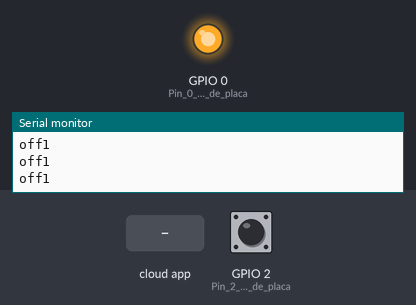
This sketch was run on a simulated ESP8266 (NodeMCU). Shown: output pins drawn as LEDs (lit = HIGH), the last lines printed to the serial monitor. The inputs (shaded band) are chosen by the test bench; at power-on: GPIO 2 (Pin_2_es_LED_de_placa) HIGH. WiFi joins after 1.5 s; servers stay silent unless stated; the Firebase database answers and starts empty.

Above: at 2.8 s.
2.9 s: GPIO 2 (Pin_2_es_LED_de_placa) pulled LOW for 0.15 s
At 4.4 s:
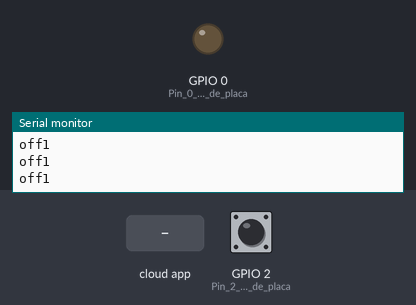
6.0 s: the phone or cloud app sets ESP8266 to 0
At 6.9 s:
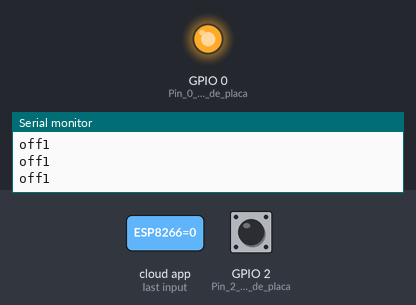
9.4 s: GPIO 2 (Pin_2_es_LED_de_placa) pulled LOW for 1 s
At 10.6 s:
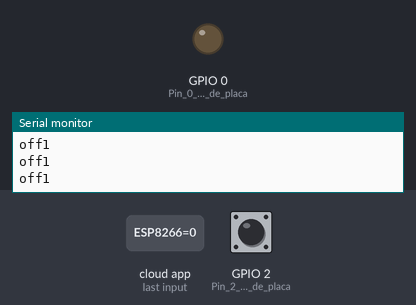
11.9 s: GPIO 2 (Pin_2_es_LED_de_placa) pulled LOW for 3.2 s
At 12.5 s:
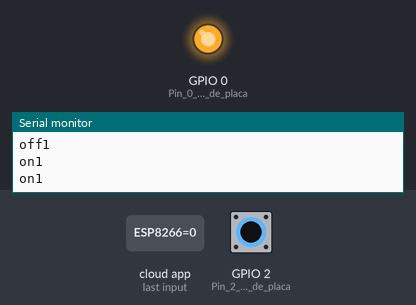
16.6 s: the phone or cloud app sets ESP8266 to 255
At 17.5 s:
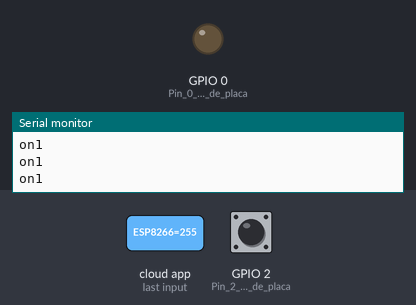
Timing chart, 0 to 19.4 s (numbered marks = the images above; inputs shaded):
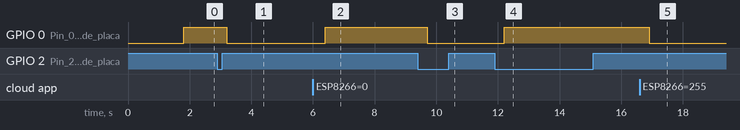

Measured:
- after the input at 2.9 s, GPIO 0 (Pin_0_es_LED_de_placa): HIGH → LOW after 0.30 s
- after the input at 6.0 s, GPIO 0 (Pin_0_es_LED_de_placa): LOW → HIGH after 0.40 s
- after the input at 9.4 s, GPIO 0 (Pin_0_es_LED_de_placa): HIGH → LOW after 0.30 s
- after the input at 11.9 s, GPIO 0 (Pin_0_es_LED_de_placa): LOW → HIGH after 0.30 s
- after the input at 16.6 s, GPIO 0 (Pin_0_es_LED_de_placa): HIGH → LOW after 0.31 s

The sketch:

ESP8266_Pruebas1_WIFI_respaldo.ino
```cpp
#include <FirebaseESP8266.h>
#include <ESP8266WiFi.h>
#include <Espalexa.h>


#define WIFI_SSID "TP-Link_6070"    //Nombre de WIFI.
#define WIFI_PASSWORD "84867988"    //PASSWORD.

#define FIREBASE_HOST "esp32-1-eeafc-default-rtdb.firebaseio.com"   //FireBase url.
#define FIREBASE_AUTH "mCoEtvu3R1BJoeiixKE5dbohGvnTGl4C2aH2d6mY"    //FireBase Codigo base de datos.
FirebaseData firebaseData;

Espalexa Alexa;

//funciones
boolean ConectarWifi();   //Funcion para conectar WIFI.

void FocoSala(uint8_t brightness);

bool i=true;
bool estadoFB=false;

void onoff();

void setup() {
  pinMode(0,OUTPUT);      //Pin 0 es LED de placa.
  pinMode(2,INPUT_PULLUP);      //Pin 2 es LED de placa.
  //Inicializa
  Serial.begin(115200);   //Inicio comunicación serial
  ConectarWifi();         //Inicio conexión WIFI

  //Conectar a base de datos.
  if (ConectarWifi){
    Firebase.begin(FIREBASE_HOST, FIREBASE_AUTH);
    Firebase.reconnectWiFi(true);
    Serial.println("Conectado de base de datos...");

    Alexa.addDevice("ESP8266", FocoSala);

    }
  else{
    Serial.println("No Conectado de base de datos...");
    }

    Alexa.begin();
    Firebase.getBool(firebaseData, "/Led1Status");
    estadoFB = firebaseData.boolData();

    attachInterrupt(digitalPinToInterrupt(2),onoff, FALLING);
}

void onoff(){
  bool estadoINT=true;

  while(estadoINT){
   Firebase.getBool(firebaseData, "/Led1Status");
   estadoFB = firebaseData.boolData();

   if (estadoFB){
      estadoFB=false;
      Firebase.setBool(firebaseData,"/Led1Status",false);
      digitalWrite(0,1);
    }
   else{
      estadoFB=true;
      Firebase.setBool(firebaseData,"/Led1Status",true);
      digitalWrite(0,0);
    }

    estadoINT=false;
    delay(2000);
  }
}


void loop() {
  Alexa.loop();
  Firebase.getBool(firebaseData, "/Led1Status");
  estadoFB = firebaseData.boolData();
  if(estadoFB== true){
    Serial.println("on1");
    digitalWrite(0,0);
    }
  else {
    Serial.println("off1");
    digitalWrite(0,1);
    }
}

//Funciones -------------------------------------------------------------------------------------------------------------------------

boolean ConectarWifi(){
  boolean estadoW = true;  //Variable para saber estado de wifi
  int i = 0;

  WiFi.mode(WIFI_STA);   //Modo estación
  WiFi.begin(WIFI_SSID, WIFI_PASSWORD);   //Cargar nombre y contraseña
  Serial.println("");
  Serial.println("Conectar WiFi");

  // Esperando conexión.
  Serial.print("Conectando...");
  while (WiFi.status() != WL_CONNECTED) {
    delay(500);
    Serial.print(".");
    if (i > 20){
      estadoW = false; break;
    }
    i++;
  }
  Serial.println("");
  if (estadoW){
    Serial.print("Conectado a ");
    Serial.println(WIFI_SSID);
    Serial.print("IP Dirección: ");
    Serial.println(WiFi.localIP());
  }
  else {
    Serial.println("Coneción fallida.");
  }
  return estadoW;
}


void FocoSala(uint8_t brightness){
  Serial.print("Luces Sala Cambio a:");

    if (brightness == 255) {
      Serial.print("Encendido");
      Firebase.setBool(firebaseData,"/Led1Status",true);
    }

    else if (brightness == 0) {
      Serial.print("Apagado");
      Firebase.setBool(firebaseData,"/Led1Status",false);
    }
}
```
